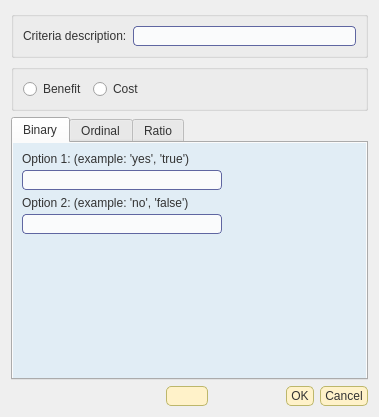
<ui version="4.0" >
 <class>AddCriteriaDialog</class>
 <widget class="QDialog" name="AddCriteriaDialog" >
  <property name="windowModality" >
   <enum>Qt::ApplicationModal</enum>
  </property>
  <property name="geometry" >
   <rect>
    <x>0</x>
    <y>0</y>
    <width>379</width>
    <height>417</height>
   </rect>
  </property>
  <property name="font" >
   <font>
    <family>arial</family>
   </font>
  </property>
  <property name="windowTitle" >
   <string>Add Criteria</string>
  </property>
  <property name="styleSheet" >
   <string notr="true" >.QWidget {
   background-color: #E1EDF5;
}

/*Non-main window popup widgets
QWidget {
     background-color: #f0f0f5;
}
*/


	
QWidget {
    font-family: arial;
    color: #333333;	
}


QHeaderView::section {
    padding-left: 2px;
    padding-right: 4px;
    background-color: #FFF7DB;
    border-width: 1px;
    border-color: darkkhaki;
    border-style: solid;
}

QHeaderView::section:hover {
   background-color: #FFDF94;
}

/* Increase the padding, so the text is shifted when the button is
   pressed. */
QHeaderView::section:pressed {
    padding-left: 4px;
    padding-top: 4px;
    background-color: #E6A84C;
}

QMainWindow {
    background-color: gainsboro;
    background-position: top right;
    background-repeat: no-repeat
}


/* Nice Windows-XP-style password character. */
QLineEdit[echoMode="2"] {
    lineedit-password-character: 9679;
}

/* We provide a min-width and min-height for push buttons
   so that they look elegant regardless of the width of the text. */
QPushButton {
    background-color: #FFF2C9;
    border-width: 1px;
    border-color: darkkhaki;
    border-style: solid;
    border-radius: 5;
    padding: 2px;
    padding-left: 4px;
    padding-right: 4px;
    min-width: 9ex;
    min-height: 2.5ex;
}

QPushButton:hover {
   background-color: #FFDF94;
}

/* Increase the padding, so the text is shifted when the button is
   pressed. */
QPushButton:pressed {
    padding-left: 4px;
    padding-top: 4px;
    background-color: #E6A84C;
}

QLabel, QAbstractButton {
    font: normal;
}

/* Mark mandatory fields with a brownish color. */
.mandatory {
    color: brown;
}

/* Bold text on status bar looks awful. */
QStatusBar QLabel {
   font: normal;
}

QStatusBar::item {
    border-width: 1;
    border-color: darkkhaki;
    border-style: solid;
    border-radius: 2;
}

QComboBox, QLineEdit, QSpinBox, QTextEdit, QListView {
    background-color: #fafbfc;
    selection-color: #0a214c;
    selection-background-color: #FFF2C9;
}

/* We reserve 1 pixel space in padding. When we get the focus,
   we kill the padding and enlarge the border. This makes the items
   glow. */
QLineEdit {
    border-width: 1px;
    padding: 1px;
    border-style: solid;
    border-color: #5f66a1;
    border-radius: 4px;
}

/* As mentioned above, eliminate the padding and increase the border. */
QLineEdit:focus, QFrame:focus {
    border-width: 2px;
    padding: 0px;
}

/* Nice to have the background color change when hovered. */
QRadioButton:hover, QCheckBox:hover {
    background-color: #FFDF94;
}

/* Force the dialog's buttons to follow the Windows guidelines. */
QDialogButtonBox {
    button-layout: 0;
}

QToolTip {
    padding: 5px;
    border-radius: 3px;
    opacity: 200;
}
</string>
  </property>
  <layout class="QVBoxLayout" >
   <item>
    <widget class="QGroupBox" name="groupBox_2" >
     <property name="title" >
      <string/>
     </property>
     <layout class="QVBoxLayout" >
      <item>
       <layout class="QHBoxLayout" >
        <item>
         <widget class="QLabel" name="label" >
          <property name="font" >
           <font>
            <family>arial</family>
            <weight>50</weight>
            <italic>false</italic>
            <bold>false</bold>
           </font>
          </property>
          <property name="text" >
           <string>Criteria description:</string>
          </property>
         </widget>
        </item>
        <item>
         <widget class="QLineEdit" name="criteria_description_edit" >
          <property name="font" >
           <font>
            <family>arial</family>
           </font>
          </property>
         </widget>
        </item>
       </layout>
      </item>
     </layout>
    </widget>
   </item>
   <item>
    <layout class="QHBoxLayout" >
     <item>
      <widget class="QGroupBox" name="groupBox" >
       <property name="title" >
        <string/>
       </property>
       <layout class="QHBoxLayout" >
        <item>
         <widget class="QRadioButton" name="benefit_button" >
          <property name="font" >
           <font>
            <family>arial</family>
            <weight>50</weight>
            <italic>false</italic>
            <bold>false</bold>
           </font>
          </property>
          <property name="text" >
           <string>Benefit</string>
          </property>
         </widget>
        </item>
        <item>
         <widget class="QRadioButton" name="cost_button" >
          <property name="font" >
           <font>
            <family>arial</family>
            <weight>50</weight>
            <italic>false</italic>
            <bold>false</bold>
           </font>
          </property>
          <property name="text" >
           <string>Cost</string>
          </property>
         </widget>
        </item>
        <item>
         <spacer>
          <property name="orientation" >
           <enum>Qt::Horizontal</enum>
          </property>
          <property name="sizeHint" stdset="0" >
           <size>
            <width>40</width>
            <height>20</height>
           </size>
          </property>
         </spacer>
        </item>
       </layout>
      </widget>
     </item>
    </layout>
   </item>
   <item>
    <widget class="QTabWidget" name="criteria_type_tab" >
     <property name="font" >
      <font>
       <family>arial</family>
      </font>
     </property>
     <property name="currentIndex" >
      <number>0</number>
     </property>
     <widget class="QWidget" name="tab" >
      <property name="geometry" >
       <rect>
        <x>0</x>
        <y>0</y>
        <width>355</width>
        <height>240</height>
       </rect>
      </property>
      <attribute name="title" >
       <string>Binary</string>
      </attribute>
      <layout class="QVBoxLayout" >
       <item>
        <layout class="QVBoxLayout" >
         <property name="spacing" >
          <number>4</number>
         </property>
         <item>
          <widget class="QLabel" name="label_2" >
           <property name="font" >
            <font>
             <family>arial</family>
             <weight>50</weight>
             <italic>false</italic>
             <bold>false</bold>
            </font>
           </property>
           <property name="text" >
            <string>Option 1: (example: 'yes', 'true')</string>
           </property>
          </widget>
         </item>
         <item>
          <widget class="QLineEdit" name="binary_yes_edit" >
           <property name="maximumSize" >
            <size>
             <width>200</width>
             <height>16777215</height>
            </size>
           </property>
           <property name="font" >
            <font>
             <family>arial</family>
            </font>
           </property>
           <property name="text" >
            <string/>
           </property>
          </widget>
         </item>
        </layout>
       </item>
       <item>
        <layout class="QVBoxLayout" >
         <property name="spacing" >
          <number>4</number>
         </property>
         <item>
          <widget class="QLabel" name="label_3" >
           <property name="font" >
            <font>
             <family>arial</family>
             <weight>50</weight>
             <italic>false</italic>
             <bold>false</bold>
            </font>
           </property>
           <property name="text" >
            <string>Option 2: (example: 'no', 'false')</string>
           </property>
          </widget>
         </item>
         <item>
          <widget class="QLineEdit" name="binary_no_edit" >
           <property name="maximumSize" >
            <size>
             <width>200</width>
             <height>16777215</height>
            </size>
           </property>
           <property name="font" >
            <font>
             <family>arial</family>
            </font>
           </property>
          </widget>
         </item>
        </layout>
       </item>
       <item>
        <spacer>
         <property name="orientation" >
          <enum>Qt::Vertical</enum>
         </property>
         <property name="sizeHint" stdset="0" >
          <size>
           <width>20</width>
           <height>40</height>
          </size>
         </property>
        </spacer>
       </item>
      </layout>
     </widget>
     <widget class="QWidget" name="tab_3" >
      <property name="geometry" >
       <rect>
        <x>70</x>
        <y>117</y>
        <width>952</width>
        <height>520</height>
       </rect>
      </property>
      <attribute name="title" >
       <string>Ordinal</string>
      </attribute>
      <layout class="QVBoxLayout" >
       <item>
        <layout class="QHBoxLayout" >
         <item>
          <layout class="QHBoxLayout" >
           <item>
            <widget class="QPushButton" name="add_ordinal_option_button" >
             <property name="font" >
              <font>
               <family>arial</family>
               <weight>50</weight>
               <italic>false</italic>
               <bold>false</bold>
              </font>
             </property>
             <property name="text" >
              <string>Add Option</string>
             </property>
            </widget>
           </item>
           <item>
            <widget class="QPushButton" name="remove_ordinal_option_button" >
             <property name="font" >
              <font>
               <family>arial</family>
               <weight>50</weight>
               <italic>false</italic>
               <bold>false</bold>
              </font>
             </property>
             <property name="text" >
              <string>Remove Option</string>
             </property>
            </widget>
           </item>
          </layout>
         </item>
         <item>
          <spacer>
           <property name="orientation" >
            <enum>Qt::Horizontal</enum>
           </property>
           <property name="sizeHint" stdset="0" >
            <size>
             <width>40</width>
             <height>20</height>
            </size>
           </property>
          </spacer>
         </item>
        </layout>
       </item>
       <item>
        <widget class="OrdinalOptionTableWidget" name="ordinal_option_table" >
         <property name="font" >
          <font>
           <family>arial</family>
          </font>
         </property>
         <property name="editTriggers" >
          <set>QAbstractItemView::NoEditTriggers</set>
         </property>
         <property name="dragDropOverwriteMode" >
          <bool>false</bool>
         </property>
         <property name="alternatingRowColors" >
          <bool>false</bool>
         </property>
         <property name="selectionMode" >
          <enum>QAbstractItemView::SingleSelection</enum>
         </property>
         <property name="selectionBehavior" >
          <enum>QAbstractItemView::SelectRows</enum>
         </property>
         <row>
          <property name="text" >
           <string>1</string>
          </property>
         </row>
         <column>
          <property name="text" >
           <string>Description</string>
          </property>
         </column>
         <column>
          <property name="text" >
           <string>Rank</string>
          </property>
         </column>
         <column>
          <property name="text" >
           <string/>
          </property>
         </column>
         <column>
          <property name="text" >
           <string/>
          </property>
         </column>
        </widget>
       </item>
      </layout>
     </widget>
     <widget class="QWidget" name="tab_2" >
      <property name="geometry" >
       <rect>
        <x>92</x>
        <y>146</y>
        <width>952</width>
        <height>520</height>
       </rect>
      </property>
      <attribute name="title" >
       <string>Ratio</string>
      </attribute>
      <layout class="QVBoxLayout" >
       <item>
        <layout class="QVBoxLayout" >
         <property name="spacing" >
          <number>3</number>
         </property>
         <item>
          <widget class="QLabel" name="label_5" >
           <property name="maximumSize" >
            <size>
             <width>16777215</width>
             <height>26</height>
            </size>
           </property>
           <property name="font" >
            <font>
             <family>arial</family>
             <weight>50</weight>
             <italic>false</italic>
             <bold>false</bold>
            </font>
           </property>
           <property name="text" >
            <string>Description of quantitative value (units):</string>
           </property>
          </widget>
         </item>
         <item>
          <widget class="QLineEdit" name="ratio_description_edit" >
           <property name="maximumSize" >
            <size>
             <width>200</width>
             <height>16777215</height>
            </size>
           </property>
           <property name="font" >
            <font>
             <family>arial</family>
            </font>
           </property>
          </widget>
         </item>
        </layout>
       </item>
       <item>
        <spacer>
         <property name="orientation" >
          <enum>Qt::Vertical</enum>
         </property>
         <property name="sizeHint" stdset="0" >
          <size>
           <width>20</width>
           <height>40</height>
          </size>
         </property>
        </spacer>
       </item>
      </layout>
     </widget>
    </widget>
   </item>
   <item>
    <layout class="QHBoxLayout" >
     <item>
      <spacer>
       <property name="orientation" >
        <enum>Qt::Horizontal</enum>
       </property>
       <property name="sizeHint" stdset="0" >
        <size>
         <width>40</width>
         <height>20</height>
        </size>
       </property>
      </spacer>
     </item>
     <item>
      <widget class="HelpButton" name="help_define_criteria" >
       <property name="accessibleName" >
        <string/>
       </property>
       <property name="accessibleDescription" >
        <string>help_definir_los_criterios</string>
       </property>
       <property name="text" >
        <string/>
       </property>
       <property name="icon" >
        <iconset>
         <normaloff>:/images/help.png</normaloff>:/images/help.png</iconset>
       </property>
       <property name="iconSize" >
        <size>
         <width>24</width>
         <height>24</height>
        </size>
       </property>
       <property name="flat" >
        <bool>true</bool>
       </property>
      </widget>
     </item>
     <item>
      <widget class="QDialogButtonBox" name="add_criteria_box" >
       <property name="font" >
        <font>
         <family>arial</family>
        </font>
       </property>
       <property name="orientation" >
        <enum>Qt::Horizontal</enum>
       </property>
       <property name="standardButtons" >
        <set>QDialogButtonBox::Cancel|QDialogButtonBox::Ok</set>
       </property>
      </widget>
     </item>
    </layout>
   </item>
  </layout>
 </widget>
 <customwidgets>
  <customwidget>
   <class>HelpButton</class>
   <extends>QPushButton</extends>
   <header location="global" >HelpButton.h</header>
  </customwidget>
  <customwidget>
   <class>OrdinalOptionTableWidget</class>
   <extends>QTableWidget</extends>
   <header>OrdinalOptionTableWidget.h</header>
  </customwidget>
 </customwidgets>
 <resources/>
 <connections/>
</ui>
